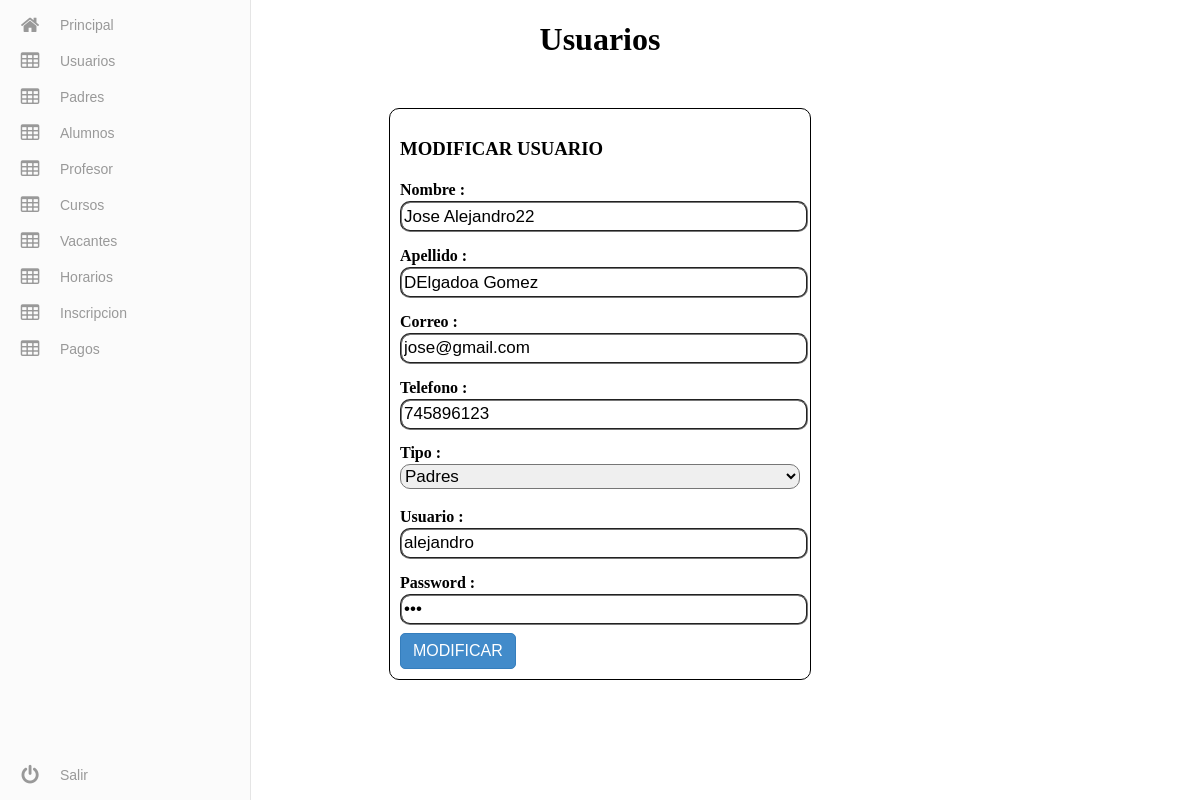
/admin/Usuario/modificar.php?id=2&id2=2 (signed in), run on the app's committed database.
### tables this page shows
CREATE TABLE `trabajador` (
  `idoperario` int(11) NOT NULL,
  `nombre` varchar(43) DEFAULT NULL,
  `materno` varchar(43) DEFAULT NULL,
  `paterno` varchar(43) DEFAULT NULL,
  `direccion` varchar(200) DEFAULT NULL,
  `telefono` varchar(10) DEFAULT NULL,
  `email` varchar(45) NOT NULL,
  `estado` varchar(10) NOT NULL,
  `fecha_creacion` datetime NOT NULL,
  `id_usuario` int(11) DEFAULT NULL
);

CREATE TABLE `usuario` (
  `id_usuario` int(11) NOT NULL,
  `usuario` varchar(45) NOT NULL,
  `password` varchar(45) NOT NULL,
  `tipo` varchar(10) NOT NULL
);

### admin/Usuario/modificar.php (the view, shortened to what this page needs)
<?php
    $id=$_GET['id'];
    $re=mysql_query("SELECT * FROM trabajador,usuario WHERE trabajador.id_usuario=usuario.id_usuario AND trabajador.id_usuario='".$id."'");
?>
<!DOCTYPE html>
<html >
  <head>
    <link rel="stylesheet" href="../css/menu.css">
    <link rel="stylesheet" href="../css/tabla.css?v3">
    <link rel="stylesheet" type="text/css" href="../css/jquery.dataTables.min.css">
  </head>
  <body>
    <?php
        include ('../include/menu.php');
    ?>
    <center><h1>Usuarios</h1></center>
        <form action="modificar2.php" method="post">
           <?php while($row =mysql_fetch_array($re)){  ?>
            <div class="modificar">
                <h3>MODIFICAR USUARIO</h3>
                <h4>Nombre : </h4>
                <input type="text" name="nombre" value="<?php echo $row['nombre']; ?>" required autocomplete="off" autofocus>
                <h4>Apellido : </h4>
                <input type="text" name="apellido" value="<?php echo $row['paterno']." ".$row['materno']; ?>" required autocomplete="off">
                <h4>Correo : </h4>
                <input type="email" name="correo" value="<?php echo $row['email']; ?>" required autocomplete="off">
                <h4>Telefono :</h4>
                <input type="telefono" name="telefono" value="<?php echo $row['telefono']; ?>" required autocomplete="off">
                <h4>Tipo : </h4>
                <select name="select">
                  <option value="2" <?php if($row['tipo']=='2'){ echo 'selected'; } ?>>Padres</option>
                </select>
                <h4>Usuario : </h4>
                <input type="text" name="usuario" value="<?php echo $row['usuario']; ?>" required autocomplete="off">
                <h4>Password : </h4>
                <input class="<?php echo $error; ?>" type="password" name="nuevo" value="<?php echo $row['password']; ?>" required autocomplete="off">
                <button>MODIFICAR</button>
            </div>
            <?php } ?>
        </form>
  </body>
</html>

### admin/css/tabla.css (style rules this page uses)
.modificar { width: 400px; border: solid 1px black; border-radius: 10px; margin-top: 50px; padding: 10px; margin-left: auto; margin-right: auto; }
.modificar input,select { width: 100%; height: 25px; border-radius: 10px; border-style: groove; font-size: 17px; margin-bottom: -10px; }
.modificar h4 { width: 100%; margin-bottom: 2px; }
button { background: #428bca; border: #357ebd solid 1px; border-radius: 5px; color: #fff; display: inline-block; font-size: 16px; padding: 8px 12px; text-decoration: none; text-align: center; min-width: 40px; position: relative; transition: color .1s ease; margin-top: 15px; clear: right; cursor: pointer; }

### data on the page
trabajador: nombre "Jose Alejandro22", apellido "DElgadoa Gomez", correo "jose@gmail.com", telefono "745896123", usuario "alejandro"
